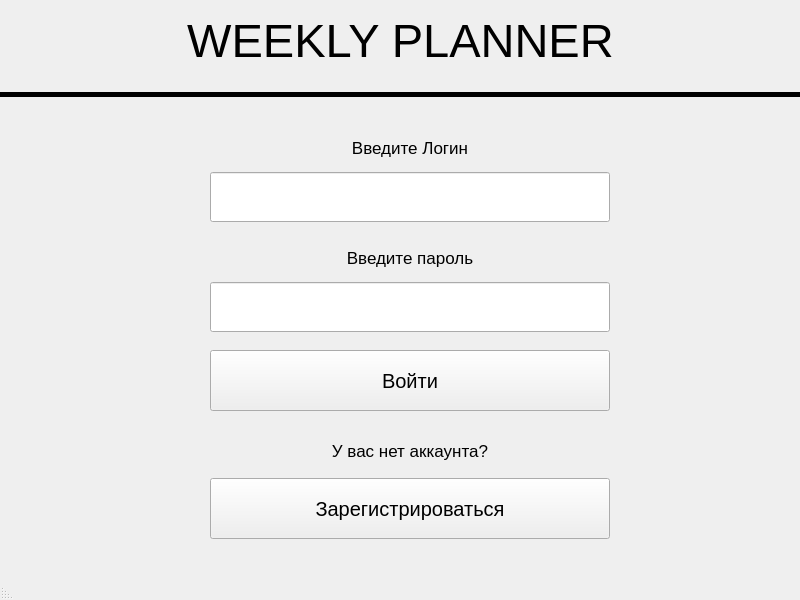
<?xml version="1.0" encoding="UTF-8"?>
<ui version="4.0">
 <class>MainWindow</class>
 <widget class="QMainWindow" name="MainWindow">
  <property name="geometry">
   <rect>
    <x>0</x>
    <y>0</y>
    <width>800</width>
    <height>600</height>
   </rect>
  </property>
  <property name="windowTitle">
   <string>MainWindow</string>
  </property>
  <property name="layoutDirection">
   <enum>Qt::RightToLeft</enum>
  </property>
  <widget class="QWidget" name="centralwidget">
   <widget class="QLabel" name="label">
    <property name="geometry">
     <rect>
      <x>10</x>
      <y>10</y>
      <width>781</width>
      <height>61</height>
     </rect>
    </property>
    <property name="minimumSize">
     <size>
      <width>0</width>
      <height>61</height>
     </size>
    </property>
    <property name="maximumSize">
     <size>
      <width>800</width>
      <height>61</height>
     </size>
    </property>
    <property name="font">
     <font>
      <pointsize>35</pointsize>
     </font>
    </property>
    <property name="contextMenuPolicy">
     <enum>Qt::NoContextMenu</enum>
    </property>
    <property name="layoutDirection">
     <enum>Qt::LeftToRight</enum>
    </property>
    <property name="text">
     <string notr="true">WEEKLY PLANNER</string>
    </property>
    <property name="textFormat">
     <enum>Qt::AutoText</enum>
    </property>
    <property name="alignment">
     <set>Qt::AlignCenter</set>
    </property>
    <property name="wordWrap">
     <bool>false</bool>
    </property>
    <property name="margin">
     <number>0</number>
    </property>
    <property name="indent">
     <number>-1</number>
    </property>
    <property name="openExternalLinks">
     <bool>false</bool>
    </property>
   </widget>
   <widget class="Line" name="line">
    <property name="geometry">
     <rect>
      <x>0</x>
      <y>39</y>
      <width>800</width>
      <height>111</height>
     </rect>
    </property>
    <property name="minimumSize">
     <size>
      <width>0</width>
      <height>0</height>
     </size>
    </property>
    <property name="sizeIncrement">
     <size>
      <width>0</width>
      <height>0</height>
     </size>
    </property>
    <property name="baseSize">
     <size>
      <width>0</width>
      <height>0</height>
     </size>
    </property>
    <property name="palette">
     <palette>
      <active>
       <colorrole role="WindowText">
        <brush brushstyle="SolidPattern">
         <color alpha="255">
          <red>0</red>
          <green>0</green>
          <blue>0</blue>
         </color>
        </brush>
       </colorrole>
       <colorrole role="Dark">
        <brush brushstyle="SolidPattern">
         <color alpha="255">
          <red>0</red>
          <green>0</green>
          <blue>0</blue>
         </color>
        </brush>
       </colorrole>
       <colorrole role="Mid">
        <brush brushstyle="SolidPattern">
         <color alpha="255">
          <red>0</red>
          <green>0</green>
          <blue>0</blue>
         </color>
        </brush>
       </colorrole>
       <colorrole role="Text">
        <brush brushstyle="SolidPattern">
         <color alpha="255">
          <red>0</red>
          <green>0</green>
          <blue>0</blue>
         </color>
        </brush>
       </colorrole>
       <colorrole role="ButtonText">
        <brush brushstyle="SolidPattern">
         <color alpha="255">
          <red>0</red>
          <green>0</green>
          <blue>0</blue>
         </color>
        </brush>
       </colorrole>
      </active>
      <inactive>
       <colorrole role="WindowText">
        <brush brushstyle="SolidPattern">
         <color alpha="255">
          <red>0</red>
          <green>0</green>
          <blue>0</blue>
         </color>
        </brush>
       </colorrole>
       <colorrole role="Dark">
        <brush brushstyle="SolidPattern">
         <color alpha="255">
          <red>0</red>
          <green>0</green>
          <blue>0</blue>
         </color>
        </brush>
       </colorrole>
       <colorrole role="Mid">
        <brush brushstyle="SolidPattern">
         <color alpha="255">
          <red>0</red>
          <green>0</green>
          <blue>0</blue>
         </color>
        </brush>
       </colorrole>
       <colorrole role="Text">
        <brush brushstyle="SolidPattern">
         <color alpha="255">
          <red>0</red>
          <green>0</green>
          <blue>0</blue>
         </color>
        </brush>
       </colorrole>
       <colorrole role="ButtonText">
        <brush brushstyle="SolidPattern">
         <color alpha="255">
          <red>0</red>
          <green>0</green>
          <blue>0</blue>
         </color>
        </brush>
       </colorrole>
      </inactive>
      <disabled>
       <colorrole role="WindowText">
        <brush brushstyle="SolidPattern">
         <color alpha="255">
          <red>0</red>
          <green>0</green>
          <blue>0</blue>
         </color>
        </brush>
       </colorrole>
       <colorrole role="Dark">
        <brush brushstyle="SolidPattern">
         <color alpha="255">
          <red>0</red>
          <green>0</green>
          <blue>0</blue>
         </color>
        </brush>
       </colorrole>
       <colorrole role="Mid">
        <brush brushstyle="SolidPattern">
         <color alpha="255">
          <red>0</red>
          <green>0</green>
          <blue>0</blue>
         </color>
        </brush>
       </colorrole>
       <colorrole role="Text">
        <brush brushstyle="SolidPattern">
         <color alpha="255">
          <red>0</red>
          <green>0</green>
          <blue>0</blue>
         </color>
        </brush>
       </colorrole>
       <colorrole role="ButtonText">
        <brush brushstyle="SolidPattern">
         <color alpha="255">
          <red>0</red>
          <green>0</green>
          <blue>0</blue>
         </color>
        </brush>
       </colorrole>
      </disabled>
     </palette>
    </property>
    <property name="font">
     <font>
      <pointsize>50</pointsize>
      <underline>false</underline>
      <strikeout>false</strikeout>
     </font>
    </property>
    <property name="frameShadow">
     <enum>QFrame::Sunken</enum>
    </property>
    <property name="lineWidth">
     <number>0</number>
    </property>
    <property name="midLineWidth">
     <number>5</number>
    </property>
    <property name="orientation">
     <enum>Qt::Horizontal</enum>
    </property>
   </widget>
   <widget class="QWidget" name="verticalLayoutWidget">
    <property name="geometry">
     <rect>
      <x>10</x>
      <y>130</y>
      <width>800</width>
      <height>101</height>
     </rect>
    </property>
    <layout class="QVBoxLayout" name="verticalLayout">
     <property name="rightMargin">
      <number>200</number>
     </property>
     <item>
      <widget class="QLabel" name="label_2">
       <property name="sizePolicy">
        <sizepolicy hsizetype="Preferred" vsizetype="Preferred">
         <horstretch>0</horstretch>
         <verstretch>0</verstretch>
        </sizepolicy>
       </property>
       <property name="maximumSize">
        <size>
         <width>400</width>
         <height>20</height>
        </size>
       </property>
       <property name="font">
        <font>
         <pointsize>13</pointsize>
        </font>
       </property>
       <property name="text">
        <string>Введите Логин</string>
       </property>
       <property name="alignment">
        <set>Qt::AlignCenter</set>
       </property>
      </widget>
     </item>
     <item>
      <widget class="QLineEdit" name="lineEdit">
       <property name="maximumSize">
        <size>
         <width>400</width>
         <height>50</height>
        </size>
       </property>
       <property name="font">
        <font>
         <pointsize>10</pointsize>
        </font>
       </property>
      </widget>
     </item>
    </layout>
   </widget>
   <widget class="QWidget" name="verticalLayoutWidget_2">
    <property name="geometry">
     <rect>
      <x>10</x>
      <y>240</y>
      <width>800</width>
      <height>101</height>
     </rect>
    </property>
    <layout class="QVBoxLayout" name="verticalLayout_2">
     <property name="rightMargin">
      <number>200</number>
     </property>
     <item>
      <widget class="QLabel" name="label_3">
       <property name="sizePolicy">
        <sizepolicy hsizetype="Preferred" vsizetype="Preferred">
         <horstretch>0</horstretch>
         <verstretch>0</verstretch>
        </sizepolicy>
       </property>
       <property name="maximumSize">
        <size>
         <width>400</width>
         <height>20</height>
        </size>
       </property>
       <property name="font">
        <font>
         <pointsize>13</pointsize>
        </font>
       </property>
       <property name="text">
        <string>Введите пароль</string>
       </property>
       <property name="alignment">
        <set>Qt::AlignCenter</set>
       </property>
      </widget>
     </item>
     <item>
      <widget class="QLineEdit" name="lineEdit_2">
       <property name="maximumSize">
        <size>
         <width>400</width>
         <height>50</height>
        </size>
       </property>
       <property name="font">
        <font>
         <pointsize>10</pointsize>
        </font>
       </property>
      </widget>
     </item>
    </layout>
   </widget>
   <widget class="QPushButton" name="VhodButton">
    <property name="geometry">
     <rect>
      <x>210</x>
      <y>350</y>
      <width>400</width>
      <height>61</height>
     </rect>
    </property>
    <property name="font">
     <font>
      <pointsize>15</pointsize>
     </font>
    </property>
    <property name="layoutDirection">
     <enum>Qt::RightToLeft</enum>
    </property>
    <property name="text">
     <string>Войти</string>
    </property>
   </widget>
   <widget class="QWidget" name="verticalLayoutWidget_3">
    <property name="geometry">
     <rect>
      <x>10</x>
      <y>430</y>
      <width>800</width>
      <height>121</height>
     </rect>
    </property>
    <layout class="QVBoxLayout" name="verticalLayout_3">
     <property name="rightMargin">
      <number>200</number>
     </property>
     <item>
      <widget class="QLabel" name="label_4">
       <property name="sizePolicy">
        <sizepolicy hsizetype="Preferred" vsizetype="Preferred">
         <horstretch>0</horstretch>
         <verstretch>0</verstretch>
        </sizepolicy>
       </property>
       <property name="maximumSize">
        <size>
         <width>400</width>
         <height>20</height>
        </size>
       </property>
       <property name="font">
        <font>
         <pointsize>13</pointsize>
        </font>
       </property>
       <property name="text">
        <string>У вас нет аккаунта?</string>
       </property>
       <property name="alignment">
        <set>Qt::AlignCenter</set>
       </property>
      </widget>
     </item>
     <item>
      <widget class="QPushButton" name="RegButton">
       <property name="maximumSize">
        <size>
         <width>400</width>
         <height>61</height>
        </size>
       </property>
       <property name="font">
        <font>
         <pointsize>15</pointsize>
        </font>
       </property>
       <property name="layoutDirection">
        <enum>Qt::RightToLeft</enum>
       </property>
       <property name="text">
        <string>Зарегистрироваться</string>
       </property>
      </widget>
     </item>
    </layout>
   </widget>
  </widget>
  <widget class="QStatusBar" name="statusbar"/>
 </widget>
 <resources/>
 <connections/>
</ui>
